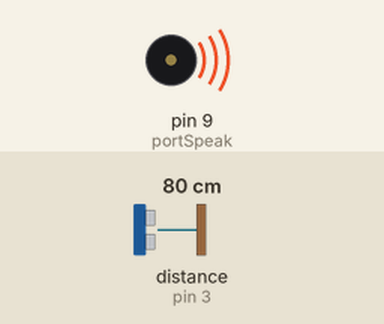
The sketch below on a simulated Arduino Uno, built with avr-gcc and run on an emulated ATmega328P. Shown: buzzer (waves = sounding). Wiring (inferred from the names in the program): ultrasonic range finder: trigger pin 2; echo pin 3. The inputs (shaded band) are chosen by the test bench; at power-on: distance to the obstacle (sensor on pin 3) 80 cm. The echo pulse lasts 58.3 µs per cm; what the sketch prints to the serial monitor is not drawn.

Above: at 0.05 s.
At 1.08 s:
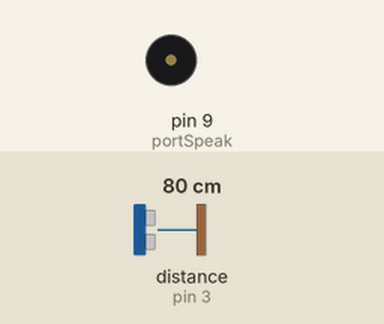
1.3 s: distance to the obstacle (sensor on pin 3) set to 2 cm
At 2.5 s:
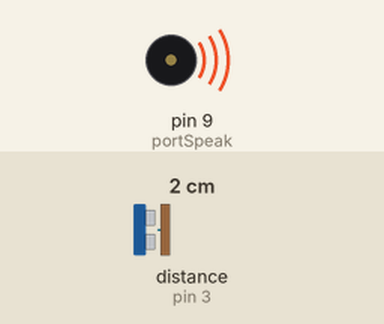
Timing chart, 0 to 10.3 s (numbered marks = the images above; inputs shaded):
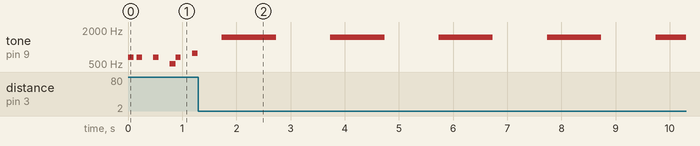

The sketch:

projeto-parking.ino
```cpp
// ---------------------------------------------------------------- //
// Arduino Ultrasoninc Sensor HC-SR04
// Re-writed by Arbi Abdul Jabbaar
// Using Arduino IDE 1.8.7
// Using HC-SR04 Module
// Tested on 17 September 2019
// ---------------------------------------------------------------- //\
#include "Thread.h"
#define echoPin 3    // attach pin D2 Arduino to pin Echo of HC-SR04
#define trigPin 2    // attach pin D3 Arduino to pin Trig of HC-SR04
#define portSpeak 9  // attach pin D10 for Buzz

// struct car ={
//   int r = 0; // Define se está realizando a ré.
// }

// defines variables
long duration;  // variable for the duration of sound wave travel
int distance;   // variable for the distance measurement

void setup() {
  pinMode(portSpeak, OUTPUT);
  pinMode(trigPin, OUTPUT);                          // Sets the trigPin as an OUTPUT
  pinMode(echoPin, INPUT);                           // Sets the echoPin as an INPUT
  Serial.begin(9600);                                // // Serial Communication is starting with 9600 of baudrate speed
  Serial.println("Ultrasonic Sensor HC-SR04 Test");  // print some text in Serial Monitor
  Serial.println("with Arduino UNO R3");
}

/**
 *
 */

/**
 * Dispara sinal de beep para o buzz aplicando a duração esperada.
 */
void beep(float duration) {
  // int note = 660;
  // tone(portSpeak, note, duration);
  tone(portSpeak,1500);
  delay(1000);
  noTone(portSpeak);
  delay(1000);
}

/**
 * Obtém a duração do beep de acordo com a distancia.
 */
float getDistanceBeepDuration(float distance) {
  if (distance == 0 || distance > 450) {
    return 1000;
  }
  return 500;
}

/**
 * Obtém a leitura atual do sensor.
 */
float getCurrentDistance() {
  digitalWrite(trigPin, LOW);
  delayMicroseconds(2);
  digitalWrite(trigPin, HIGH);
  delayMicroseconds(10);
  digitalWrite(trigPin, LOW);
  duration = pulseIn(echoPin, HIGH);
  distance = duration * 0.034 / 2;
  if (distance > 450 && distance <= 0) {

    return 0;
  }
  return distance;
}

int melodia[] = { 660, 660, 660, 510, 660, 770, 380, 510, 380, 320, 440, 480, 450, 430, 380, 660, 760, 860, 700, 760, 660, 520, 580, 480, 510, 380, 320, 440, 480, 450, 430, 380, 660, 760, 860, 700, 760, 660, 520, 580, 480, 500, 760, 720, 680, 620, 650, 380, 430, 500, 430, 500, 570, 500, 760, 720, 680, 620, 650, 1020, 1020, 1020, 380, 500, 760, 720, 680, 620, 650, 380, 430, 500, 430, 500, 570, 585, 550, 500, 380, 500, 500, 500, 500, 760, 720, 680, 620, 650, 380, 430, 500, 430, 500, 570, 500, 760, 720, 680, 620, 650, 1020, 1020, 1020, 380, 500, 760, 720, 680, 620, 650, 380, 430, 500, 430, 500, 570, 585, 550, 500, 380, 500, 500, 500, 500, 500, 500, 500, 580, 660, 500, 430, 380, 500, 500, 500, 500, 580, 660, 870, 760, 500, 500, 500, 500, 580, 660, 500, 430, 380, 660, 660, 660, 510, 660, 770, 380 };
int pausadepoisdasnotas[] = { 150, 300, 300, 100, 300, 550, 575, 450, 400, 500, 300, 330, 150, 300, 200, 200, 150, 300, 150, 350, 300, 150, 150, 500, 450, 400, 500, 300, 330, 150, 300, 200, 200, 150, 300, 150, 350, 300, 150, 150, 500, 300, 100, 150, 150, 300, 300, 150, 150, 300, 150, 100, 220, 300, 100, 150, 150, 300, 300, 300, 150, 300, 300, 300, 100, 150, 150, 300, 300, 150, 150, 300, 150, 100, 420, 450, 420, 360, 300, 300, 150, 300, 300, 100, 150, 150, 300, 300, 150, 150, 300, 150, 100, 220, 300, 100, 150, 150, 300, 300, 300, 150, 300, 300, 300, 100, 150, 150, 300, 300, 150, 150, 300, 150, 100, 420, 450, 420, 360, 300, 300, 150, 300, 150, 300, 350, 150, 350, 150, 300, 150, 600, 150, 300, 350, 150, 150, 550, 325, 600, 150, 300, 350, 150, 350, 150, 300, 150, 600, 150, 300, 300, 100, 300, 550, 575 };
int duracaodasnotas[] = { 100, 100, 100, 100, 100, 100, 100, 100, 100, 100, 100, 80, 100, 100, 100, 80, 50, 100, 80, 50, 80, 80, 80, 80, 100, 100, 100, 100, 80, 100, 100, 100, 80, 50, 100, 80, 50, 80, 80, 80, 80, 100, 100, 100, 100, 150, 150, 100, 100, 100, 100, 100, 100, 100, 100, 100, 100, 150, 200, 80, 80, 80, 100, 100, 100, 100, 100, 150, 150, 100, 100, 100, 100, 100, 100, 100, 100, 100, 100, 100, 100, 100, 100, 100, 100, 100, 150, 150, 100, 100, 100, 100, 100, 100, 100, 100, 100, 100, 150, 200, 80, 80, 80, 100, 100, 100, 100, 100, 150, 150, 100, 100, 100, 100, 100, 100, 100, 100, 100, 100, 100, 100, 100, 60, 80, 60, 80, 80, 80, 80, 80, 80, 60, 80, 60, 80, 80, 80, 80, 80, 60, 80, 60, 80, 80, 80, 80, 80, 80, 100, 100, 100, 100, 100, 100, 100 };
void loop() {
  int currentNoteIndex = 0;
  while (true) {
    // duraçao de cada not
    float currentDistance = getCurrentDistance();
    if (currentDistance <= 30 && currentDistance != 0) {
      while (true) {
        Serial.print("Distance:");
        Serial.print(distance);
        Serial.println(" cm");
        // Serial.print('\n');
        currentDistance = getCurrentDistance();
        beep(getDistanceBeepDuration(currentDistance));
        if (currentDistance > 30) {

          break;
        }
      }
    } else {
      int duracaodanota = duracaodasnotas[currentNoteIndex];
      tone(portSpeak, melodia[currentNoteIndex], duracaodanota);
      delay(pausadepoisdasnotas[currentNoteIndex]);
      noTone(portSpeak);
      currentNoteIndex++;
      Serial.println(" cm");
    }

    if (currentNoteIndex > 154) {
      currentNoteIndex = 0;
    }
    // noTone(portSpeak);

    Serial.print("Distance: ");
    Serial.print(distance);
  }
}
```

pib.ino
```cpp
// faca uma funcao para arduino que faz 10 beeps
//
// void beep(int duration)
// {
//     int note = NOTE_C4;
//     tone(BUZZ_PORT, note, duration);
//     noTone(BUZZ_PORT);
// }
```

Measured:
- by itself, tone on pin 9 (portSpeak): alternates 1500 Hz for 1.0 s and silent for 1.0 s
